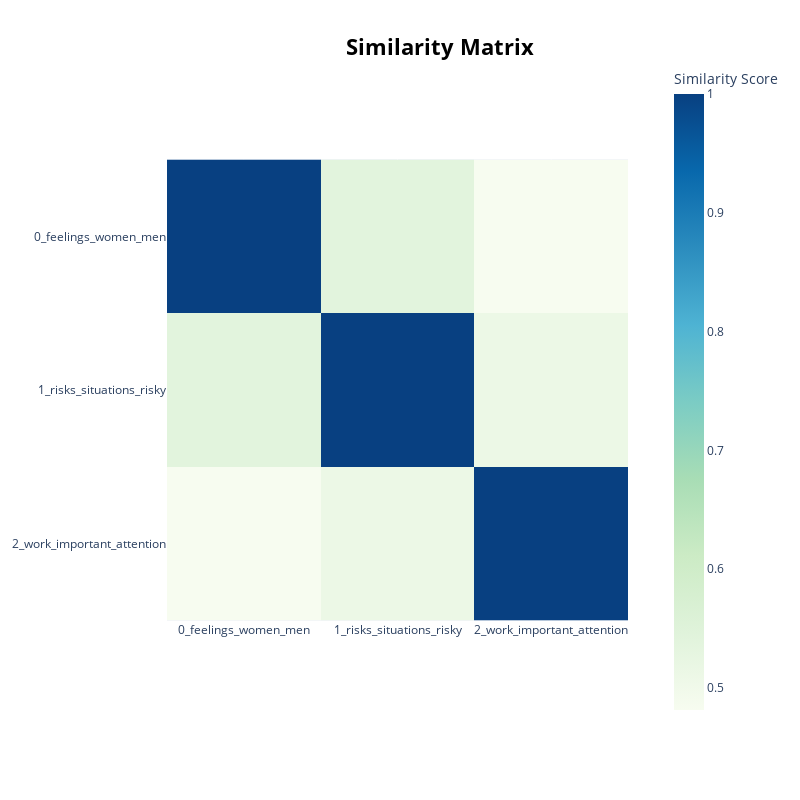

This figure's notebook cell:
### Code cell
heat_map = topic_model.visualize_heatmap()

# Update filepath as needed
heat_map.write_image("../Visualizations/CMNI_BERTopic_Heat_Map.png", width=800, height=600)
heat_map

### Figure 1 — Plotly figure (JSON) as saved in the notebook; plotly's stock layout.template omitted (floating-point values rounded to 4 significant figures)
{"data": [{"coloraxis": "coloraxis", "hovertemplate": "x: %{x}<br>y: %{y}<br>Similarity Score: %{z}<extra></extra>", "name": "0", "type": "heatmap", "x": ["0_feelings_women_men", "1_risks_situations_risky", "2_work_important_attention"], "xaxis": "x", "y": ["0_feelings_women_men", "1_risks_situations_risky", "2_work_important_attention"], "yaxis": "y", "z": [[1.0, 0.5397, 0.4816], [0.5397, 1.0, 0.5116], [0.4816, 0.5116, 1.0]]}], "layout": {"coloraxis": {"colorbar": {"title": {"text": "Similarity Score"}}, "colorscale": [[0, "rgb(247,252,240)"], [0.125, "rgb(224,243,219)"], [0.25, "rgb(204,235,197)"], [0.375, "rgb(168,221,181)"], [0.5, "rgb(123,204,196)"], [0.625, "rgb(78,179,211)"], [0.75, "rgb(43,140,190)"], [0.875, "rgb(8,104,172)"], [1, "rgb(8,64,129)"]]}, "height": 800, "hoverlabel": {"bgcolor": "white", "font": {"family": "Rockwell", "size": 16}}, "legend": {"title": {"text": "Trend"}}, "margin": {"t": 60}, "showlegend": true, "title": {"font": {"color": "Black", "size": 22}, "text": "<b>Similarity Matrix</b>", "x": 0.55, "xanchor": "center", "y": 0.95, "yanchor": "top"}, "width": 800, "xaxis": {"anchor": "y", "autorange": true, "constrain": "domain", "domain": [0, 1], "range": [-0.5, 2.5], "scaleanchor": "y", "type": "category"}, "yaxis": {"anchor": "x", "autorange": true, "constrain": "domain", "domain": [0.1508, 0.8492], "range": [2.5, -0.5], "type": "category"}}}
